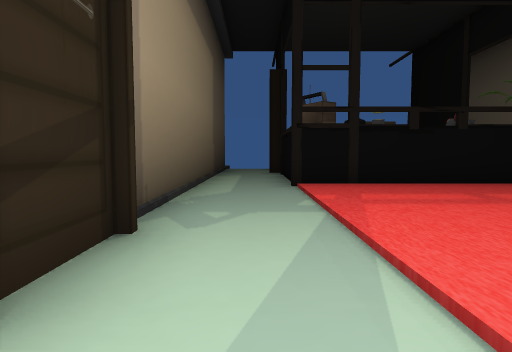
[1] (above)

16 first-person views from a walk through a scene from a Unity 3-D project. The camera is 1.3 m above the floor, tilts 4° down and sees 75° across. The floor is counted in squares, 2 m on a side. Each view is taken from the middle of a square. On the plan, view 1 faces up. The plan holds only what a view shows up to about 10 squares ahead; the rest is blank.

[2]
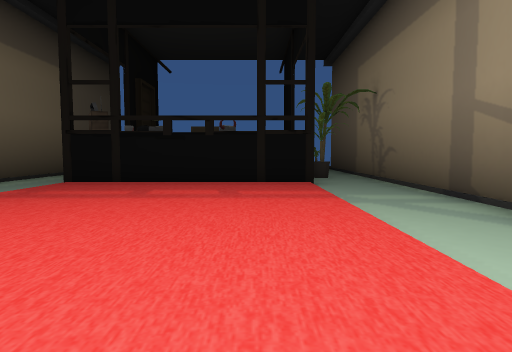

[3]
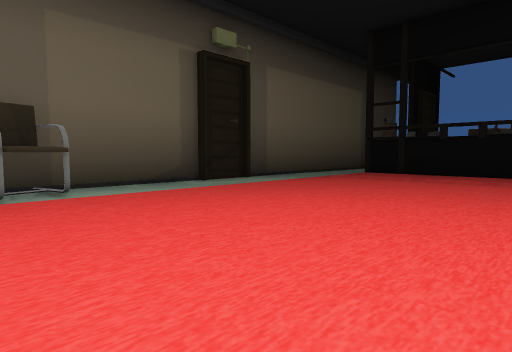

[4]
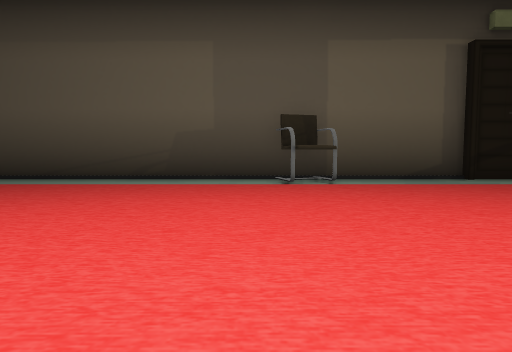

[5]
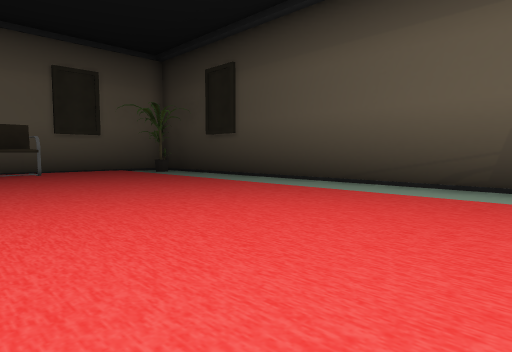

[6]
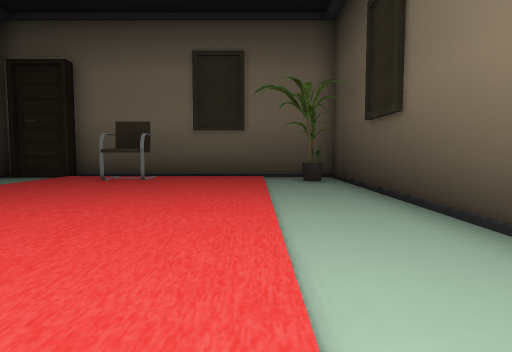

[7]
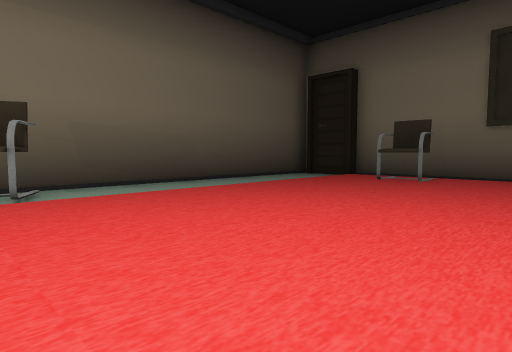

[8]
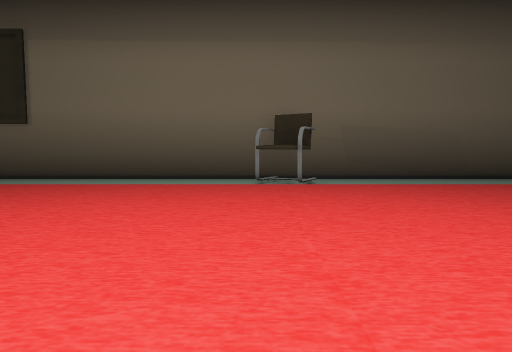

[9]
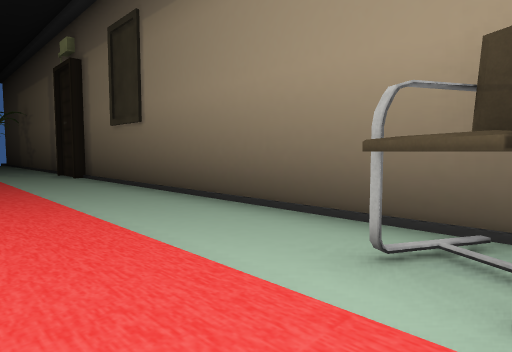

[10]
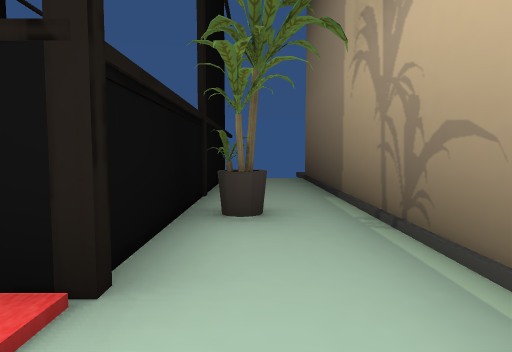

[11]
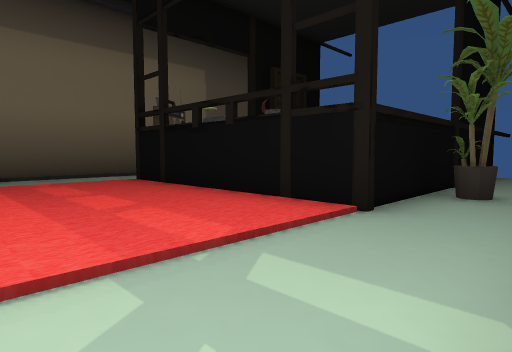

[12]
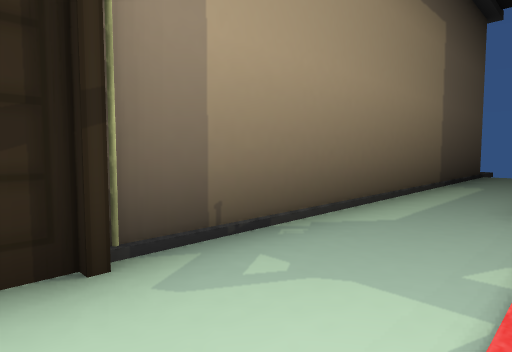

[13]
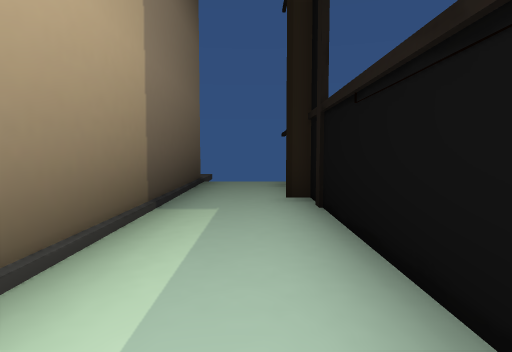

[14]
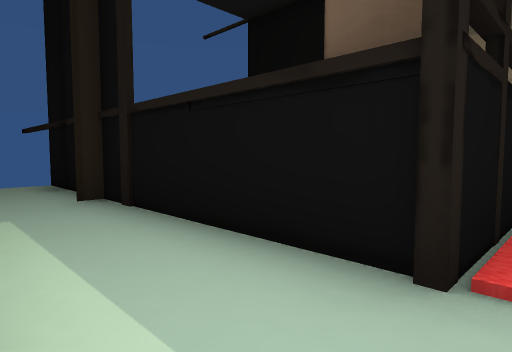

[15]
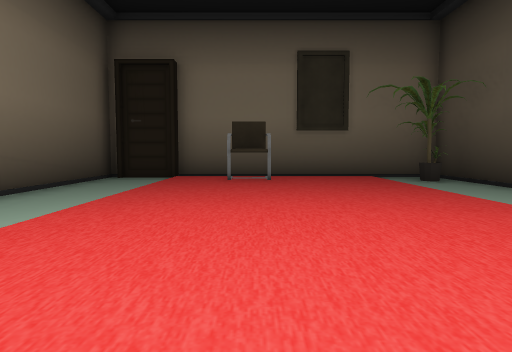

[16]
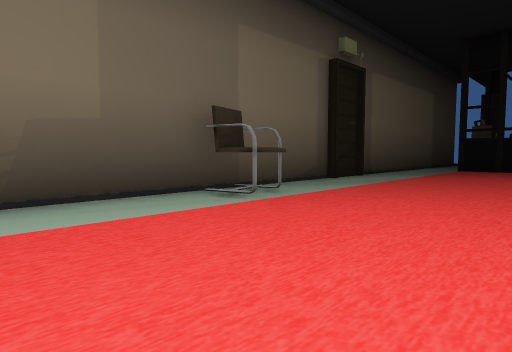

### Floor plan
Ten units are one square. View 1 is at (0, 0); x grows to the right and y downward. Boxes are objects, and circles mark ways between rooms. Rooms are numbered by the first view taken in them; rooms with no view inside come last. Other rooms are left out.
<svg viewBox="-19 -141 107 325">
<path fill="none" stroke="#000" d="M-9 -11 -14 -11M83 -16 83 -21M83 -31 83 -86M63 176 80 176M62 -82 62 -64 8 -64 8 -105M83 179 83 -11 79 -11M71 -87 66 -85M9 -108 4 -108M-13 -136 -13 178 63 178M62 -136 62 -99M83 -86 83 -136"/>
<rect x="-5" y="25" width="10" height="10" fill="#bbb"><title>chair</title></rect>
<rect x="35" y="155" width="10" height="10" fill="#bbb"><title>chair</title></rect>
<rect x="65" y="75" width="10" height="20" fill="#bbb"><title>chair</title></rect>
<circle cx="80" cy="-80" r="3" fill="#2a7"/>
<text x="30" y="50">1</text>
<text x="70" y="-110">2</text>
</svg>
Room 1 opens to room 2.

Where each view was taken, in squares from view 1:
view 1: 0 up, 0 right, facing up
view 2: 1 down, 5 right, facing up
view 3: 4 down, 6 right, facing up-left
view 4: 4 down, 7 right, facing left
view 5: 5 down, 6 right, facing down-left
view 6: 8 down, 1 right, facing down
view 7: 8 down, 1 right, facing down-right
view 8: 8 down, 0 right, facing right
view 9: 9 down, 5 right, facing up-right
view 10: 5 up, 7 right, facing up
view 11: 3 up, 8 right, facing up-left
view 12: 2 up, 1 right, facing up-left
view 13: 6 up, 0 right, facing up
view 14: 6 up, 1 left, facing up-right
view 15: 8 down, 4 right, facing down
view 16: 7 down, 4 right, facing up-left
